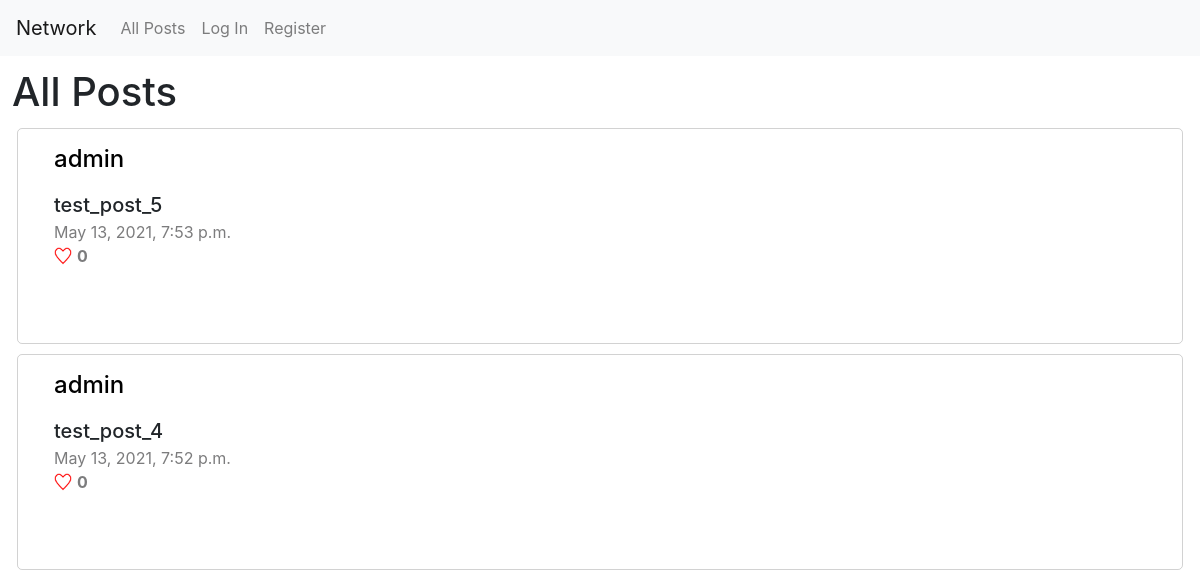
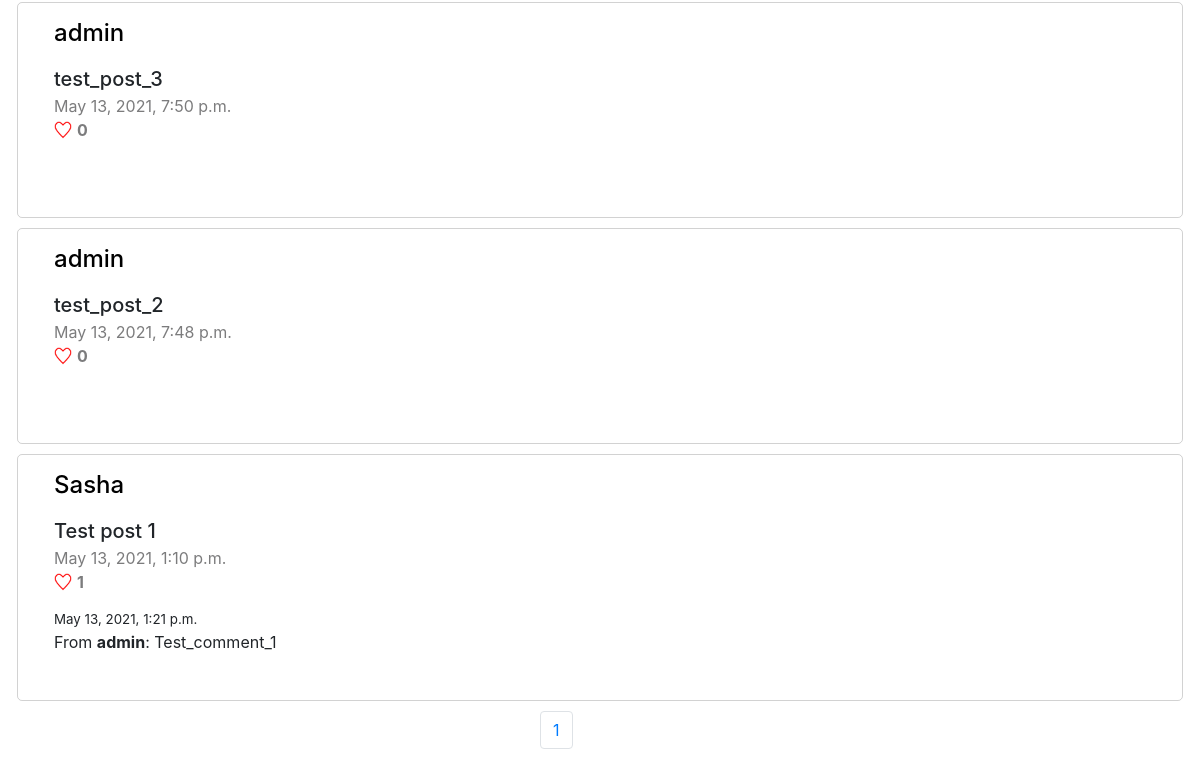
/, run on an earlier commit of the app's database (2 pictures, top to bottom).
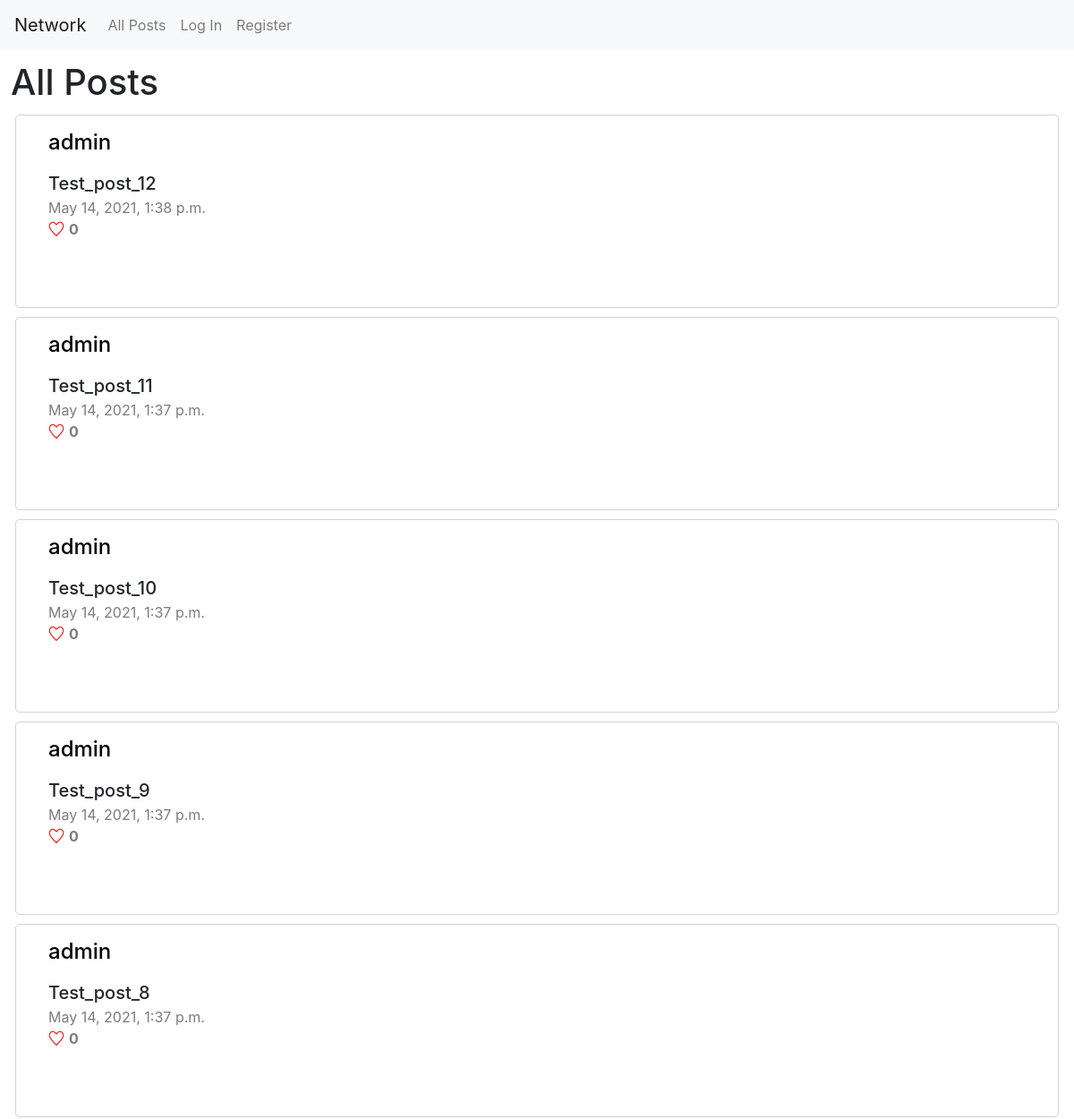
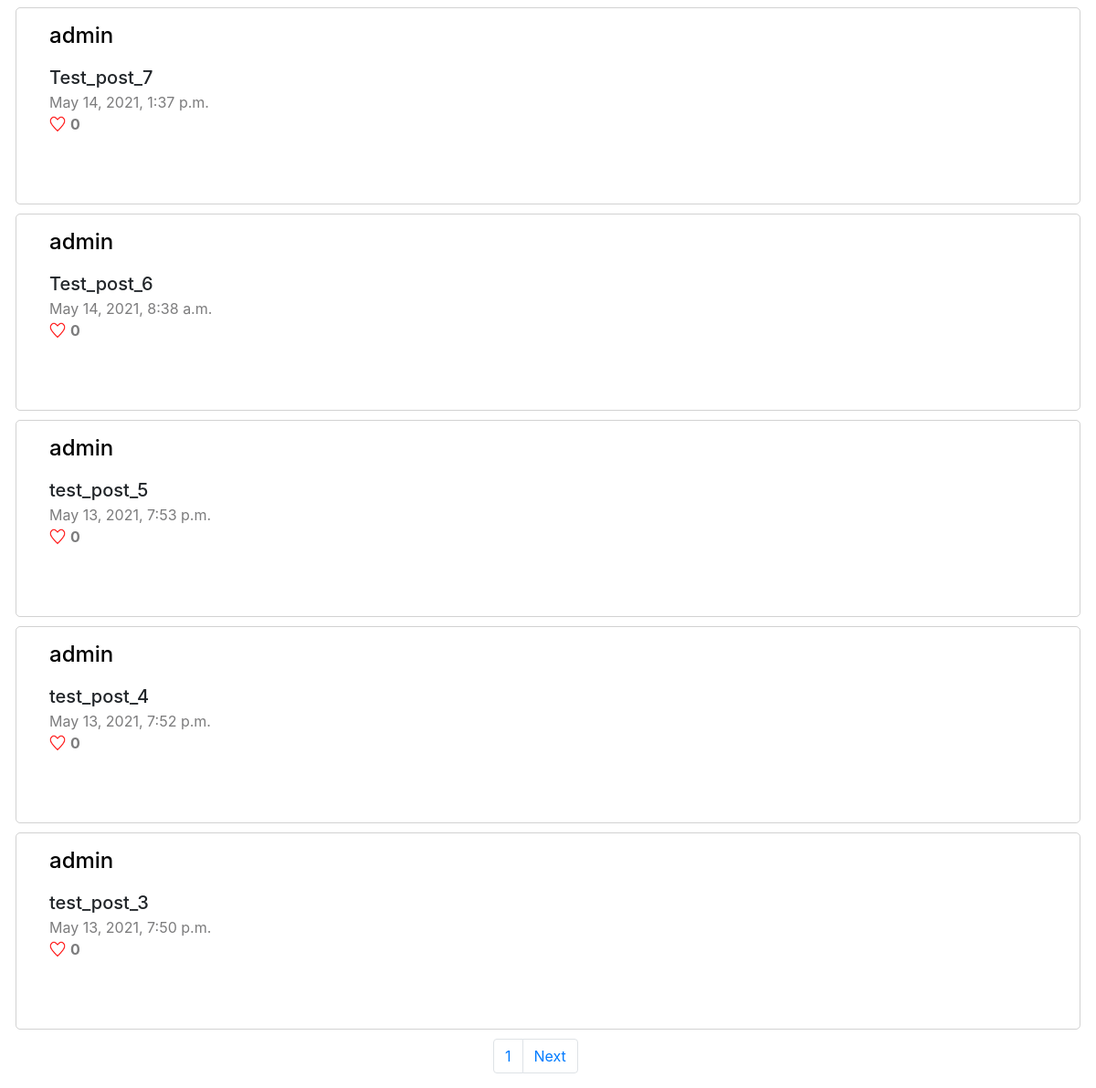
And on a later commit of the database (2 pictures, top to bottom).
### network/models.py (models this page shows, shortened)
class Post(models.Model):
    author = models.ForeignKey(User, on_delete=models.CASCADE, related_name="posted_posts") # need to bee filled (check)
    text = models.TextField(max_length=255)
    timestamp = models.DateTimeField(auto_now_add=True)
    likes = models.ManyToManyField(User, blank=True, null=True, related_name='liked_posts')

class User(AbstractUser):
    followers = models.ManyToManyField("self", blank=True, null=True, symmetrical=False, related_name='+')
    follow_to = models.ManyToManyField('self', blank=True, null=True, symmetrical=False, related_name='+')

class Comment(models.Model):
    on_post = models.ForeignKey(Post, on_delete=models.CASCADE, related_name="comments")
    author = models.ForeignKey(User, on_delete=models.CASCADE, related_name="posted_comments") # need to bee filled (check)
    text = models.TextField(max_length=255)
    timestamp = models.DateTimeField(auto_now_add=True)
    likes = models.ManyToManyField(User, blank=True, null=True, related_name='liked_comments')

### network/views.py (the view, shortened to what this page needs)
# urls.py: path("", views.index, name="index"),
def index(request):
    posts_no_likes_count = Post.objects.all().order_by('-timestamp')
    posts = []
    for post in posts_no_likes_count:
        likes_count = post.likes.all().count()
        liked_post = False
        post_comments = [comment for comment in post.comments.all().order_by('-timestamp')]
        if request.user in post.likes.all(): liked_post = True
        posts.append((post, likes_count, liked_post, post_comments))
    paginator = Paginator(posts, 10)
    page_number = request.GET.get('page')
    posts = paginator.get_page(page_number)
    return render(request, "network/index.html", {
        'post_form': NewPostForm(),
        'posts': posts
    })

### network/templates/network/index.html (shortened to what this page needs)
{% extends "network/layout.html" %}
{% load static %}
{% block body %}
    <h1>All Posts</h1>
    <div id="posts_view" class="post_view">
        {% if posts %}
            {% for post, likes_count, liked_post, post_comments in posts %}
                <div class="post_area" id="post_{{ post.pk }}" data-post_id="{{ post.pk }}">
                    <p><h4><a href="/user/{{ post.author.pk }}" style='color:black'>{{ post.author.username }}</a></h4></p>
                    <div id="edit_box_{{ post.pk }}">
                        <div class="lh-sm" id='post_text_{{ post.pk }}'>{{ post.text }}</div>
                    </div>
                    <div class="grey">{{ post.timestamp }}</div>
                    {% if liked_post %}
                        <div class="grey"><img style="vertical-align: -12%; margin-right: 5px;" src="{% static 'network/filled_hart.png' %}" alt="like" width="18px" style="margin-right: 3px;" class="hart" id='hart_{{ post.pk }}' data-post_id="{{ post.pk }}" data-liked="true" data-is_auth="{{ user.is_authenticated }}"><b id="likes_count_{{ post.pk }}">{{ likes_count }}</b></div>
                    {% else %}
                        <div class="grey"><img style="vertical-align: -12%; margin-right: 5px;" src="{% static 'network/empty_hart.png' %}" alt="like" width="18px" style="margin-right: 3px;" class="hart" id='hart_{{ post.pk }}' data-post_id="{{ post.pk }}" data-liked="false" data-is_auth="{{ user.is_authenticated }}"><b id="likes_count_{{ post.pk }}">{{ likes_count }}</b></div>
                    {% endif %}
                    {% for comment in post_comments %}
                        <p id="comment_{{ comment.pk }}">
                            <div style="font-size: smaller;">{{ comment.timestamp }}</div>
                            <div>From <b>{{ comment.author.username }}</b>: {{ comment.text }}</div>
                        </p>
                    {% endfor %}
                </div>
            {% endfor %}
        {% endif %}
    </div>
    <nav aria-label="Page navigation example" style="margin: 10px; text-align: center; margin-left: 45%;">
        <ul class="pagination">
            <li class="page-item"><a class="page-link" href="#">{{ posts.number }}</a></li>
            {% if posts.has_next %}
                <li class="page-item"><a class="page-link" href="?page={{ posts.next_page_number }}">Next</a></li>
            {% endif %}
        </ul>
      </nav>
{% endblock %}

What changed in the data, as far as the page shows it:
no longer on this page (row unchanged): Post: author.username "admin", text "test_post_2", timestamp "May 13, 2021, 7:48 p.m.", likes_count "0"
no longer on this page (row unchanged): Post: author.username "Sasha", text "Test post 1", timestamp "May 13, 2021, 1:10 p.m.", likes_count "1"
no longer on this page (row unchanged): Comment: timestamp "May 13, 2021, 1:21 p.m.", author.username "admin", text "Test_comment_1"
added Post: author.username "admin", text "Test_post_12", timestamp "May 14, 2021, 1:38 p.m.", likes_count "0"
added Post: author.username "admin", text "Test_post_11", timestamp "May 14, 2021, 1:37 p.m.", likes_count "0"
added Post: author.username "admin", text "Test_post_10", timestamp "May 14, 2021, 1:37 p.m.", likes_count "0"
added Post: author.username "admin", text "Test_post_9", timestamp "May 14, 2021, 1:37 p.m.", likes_count "0"
added Post: author.username "admin", text "Test_post_8", timestamp "May 14, 2021, 1:37 p.m.", likes_count "0"
added Post: author.username "admin", text "Test_post_7", timestamp "May 14, 2021, 1:37 p.m.", likes_count "0"
added Post: author.username "admin", text "Test_post_6", timestamp "May 14, 2021, 8:38 a.m.", likes_count "0"
Also different on the page:
text now shown: "Next"
